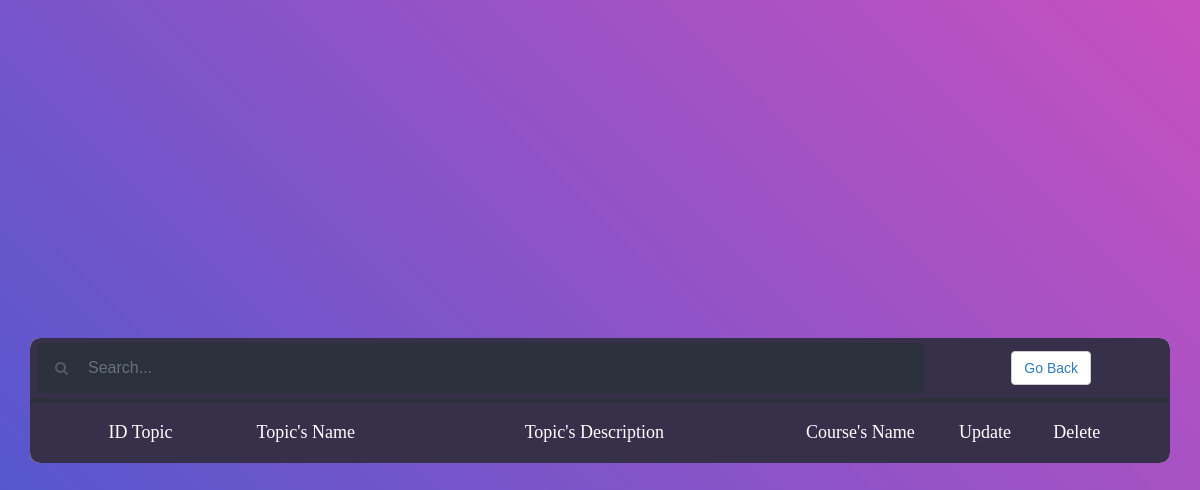
/modifyTopic.php, run on an earlier commit of the app's database.
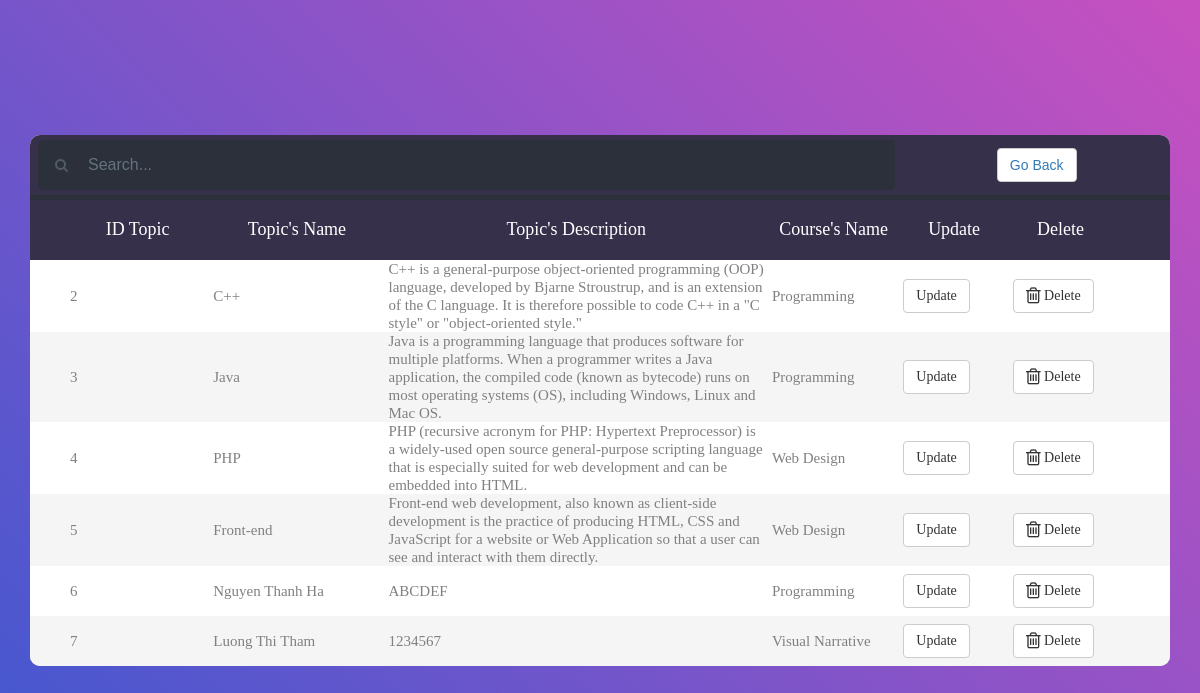
And on a later commit of the database.
### tables this page shows
CREATE TABLE `topic` (
  `idtopic` int(11) NOT NULL,
  `name` varchar(200) NOT NULL,
  `description` varchar(1000) NOT NULL,
  `idstaff` int(11) NOT NULL,
  `idcourse` int(11) NOT NULL
);

CREATE TABLE `course` (
  `idcourse` int(11) NOT NULL,
  `name` varchar(200) NOT NULL,
  `description` varchar(1000) NOT NULL,
  `idstaff` int(11) NOT NULL,
  `idcategory` int(11) NOT NULL
);

### modifyTopic.php (the view, shortened to what this page needs)
<!DOCTYPE html>
<html lang="en">
<head>
	<link rel="stylesheet" href="https://cdnjs.cloudflare.com/ajax/libs/font-awesome/4.7.0/css/font-awesome.min.css">
	<link rel="stylesheet" type="text/css" href="https://cdnjs.cloudflare.com/ajax/libs/jquery.perfect-scrollbar/1.4.0/css/perfect-scrollbar.css">
	<link rel="stylesheet" href="https://maxcdn.bootstrapcdn.com/bootstrap/3.4.0/css/bootstrap.min.css">
	<link rel="stylesheet" type="text/css" href="css/main.css">
	<link rel="stylesheet" type="text/css" href="search.css">
</head>
<body>
	<div class="limiter">
		<div class="container-table100">
			<div class="wrap-table100">
				<div class="table100">
					<table>
						<thead>
							<tr style="background: #36304a;">
								<td colspan="4" >
									<div class="container-3">
										<span class="icon"><i class="fa fa-search"></i></span>
										<input type="search" id="search" placeholder="Search..." />
									</div>
								</td>
								<th colspan="2" >
									<div style="  text-align: center;" >
										<button type="button" class="btn btn-default" >
											<?php
											$url = htmlspecialchars($_SERVER['HTTP_REFERER']);
											echo "<a href='$url'>Go Back</a>";
											?>
										</button>
									</div>
								</th>
							</tr>
							<tr style="background: #2b303b; height: 5px; ">
								<th colspan="6">
								</th>
							</tr>
							<tr class="table100-head">
								<th class="column1">ID Topic</th>
								<th class="column2">Topic's Name</th>
								<th class="column3">Topic's Description</th>
								<th class="column4">Course's Name</th>
								<th class="column5">Update</th>
								<th class="column6">Delete</th>
							</tr>
						</thead>
						<tbody>
							<?php
							require_once'db.php';
							$sql = "SELECT idtopic, topic.`name` as TopicName, topic.`description`, topic.`idcourse`, course.`name` as CourseName from topic INNER JOIN course ON topic.idcourse=course.idcourse ";
							$result = $conn->query($sql);
							if ($result->num_rows > 0) {
								while($row = $result->fetch_assoc()) {
									?>
									<tr>
										<td class="column1"><?php echo $row["idtopic"]?></td>
										<td class="column2"><?php echo $row["TopicName"]?></td>
										<td class="column3"><?php echo $row["description"]?></td>
										<td class="column4"><?php echo $row["CourseName"]?>
										<td class="column5"><a href="updateTopic.php?updateTopic=<?php echo $row["idtopic"]?>"><button type="button" class="btn btn-default" >Update</button></a></td>
										<td class="column6">
											<a class="btn btn-default" href="modifyTopic.php?deletetopic=<?php echo $row["idtopic"]?>">
  											<i class="fa fa-trash-o fa-lg"></i> Delete</a>
										</td>
									</tr>
									<?php
								}
							}
							?>
						</tbody>
					</table>
				</div>
			</div>
		</div>
	</div>
</body>
</html>

What changed in the data, as far as the page shows it:
added topic: idtopic "2", name "C++", description "C++ is a general-purpose object-oriented programming (OOP) language, developed by Bjarne Stroustrup, and is an extension of the C language. It is therefore possible to code C++ in a \"C style\" or \"object-oriented style.\"", idcourse.name "Programming"
added topic: idtopic "3", name "Java", description "Java is a programming language that produces software for multiple platforms. When a programmer writes a Java application, the compiled code (known as bytecode) runs on most operating systems (OS), including Windows, Linux and Mac OS.", idcourse.name "Programming"
added topic: idtopic "4", name "PHP", description "PHP (recursive acronym for PHP: Hypertext Preprocessor) is a widely-used open source general-purpose scripting language that is especially suited for web development and can be embedded into HTML.", idcourse.name "Web Design"
added topic: idtopic "5", name "Front-end", description "Front-end web development, also known as client-side development is the practice of producing HTML, CSS and JavaScript for a website or Web Application so that a user can see and interact with them directly.", idcourse.name "Web Design"
added topic: idtopic "6", name "Nguyen Thanh Ha", description "ABCDEF", idcourse.name "Programming"
added topic: idtopic "7", name "Luong Thi Tham", description "1234567", idcourse.name "Visual Narrative"
